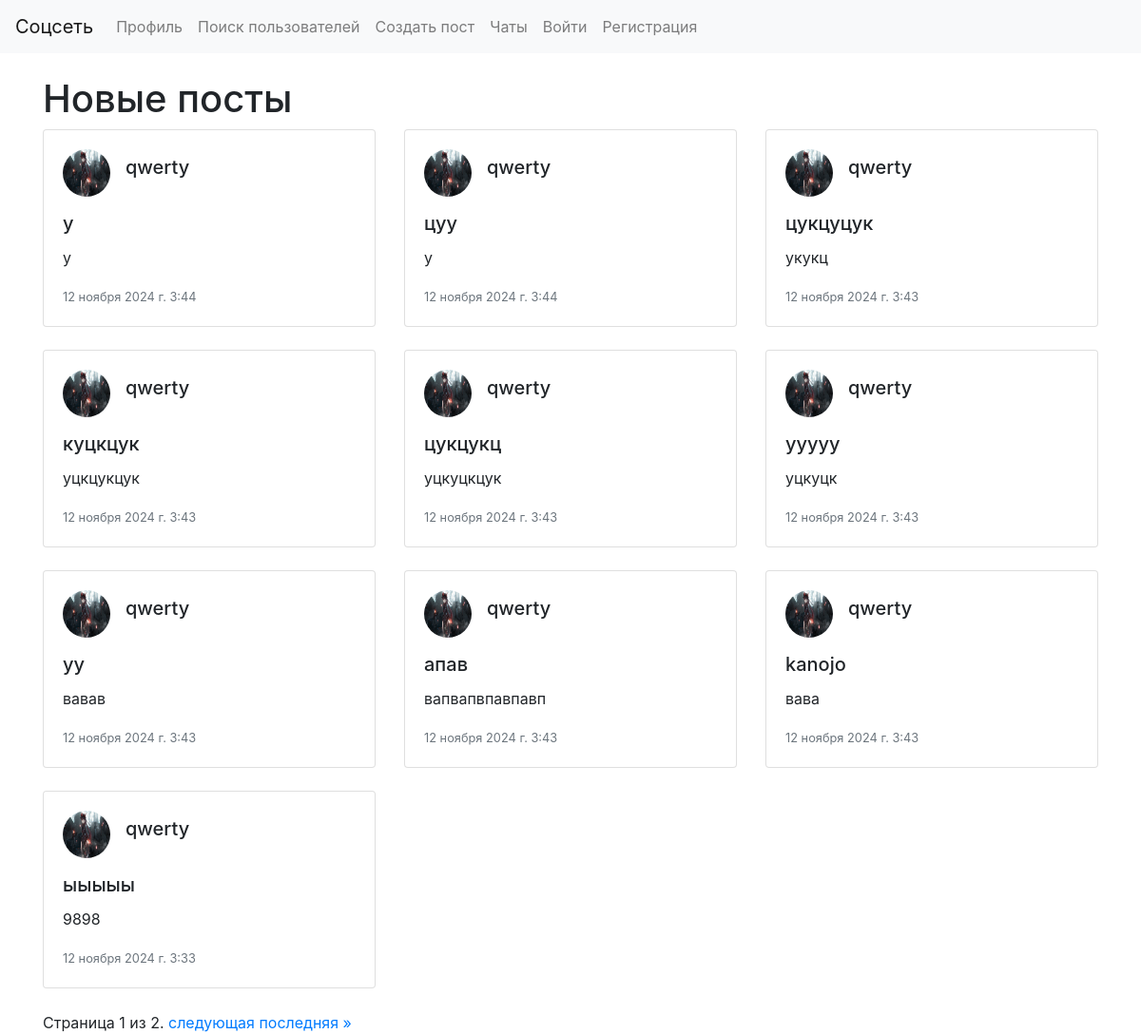
The page / on the database its author committed.
### main/models.py (models this page shows, shortened)
class Post(models.Model):
    author = models.ForeignKey(UserProfile, on_delete=models.CASCADE)
    title = models.CharField(max_length=255)
    content = models.TextField()
    image = models.ImageField(upload_to='post_images/', blank=True, null=True)
    created_at = models.DateTimeField(auto_now_add=True)

class UserProfile(models.Model):
    user = models.OneToOneField(User, on_delete=models.CASCADE)
    last_name = models.CharField(max_length=100)
    first_name = models.CharField(max_length=100)
    middle_name = models.CharField(max_length=100, blank=True, null=True)  # Отчество может быть не указано
    birth_date = models.DateField()
    city = models.CharField(max_length=100, choices=CITIES)
    avatar = models.ImageField(upload_to='avatars/', blank=True, null=True)
    additional_images = models.ManyToManyField('UserImage', blank=True)

### main/views.py (the view)
# urls.py: path('', views.home_view, name='home'),
def home_view(request):
    posts = Post.objects.all().order_by('-created_at')  # Получаем все посты, отсортированные по дате создания (сначала новые)
    paginator = Paginator(posts, 10)  # Показывать 10 постов на странице
    page_number = request.GET.get('page')  # Получаем номер страницы из GET-параметра
    page_obj = paginator.get_page(page_number)  # Получаем объект страницы
    return render(request, 'socials/home.html', {'page_obj': page_obj})  # Рендерим шаблон с постами

### main/templates/socials/home.html (shortened to what this page needs)
{% extends 'socials/base.html' %}
{% block content %}
<h1>Новые посты</h1>
<div class="row">
    {% for post in page_obj %}
        <div class="col-md-4 mb-4">
            <div class="card">
                <div class="card-body">
                    <div class="d-flex align-items-center mb-3">
                        <img src="{{ post.author.avatar.url }}" alt="{{ post.author.user.username }}" class="rounded-circle" width="50" height="50">
                        <h5 class="card-title ml-3">{{ post.author.user.username }}</h5>
                    </div>
                    <h5 class="card-title">{{ post.title }}</h5>
                    <p class="card-text">{{ post.content }}</p>
                    <p class="card-text"><small class="text-muted">{{ post.created_at }}</small></p>
                </div>
            </div>
        </div>
    {% endfor %}
</div>
<div class="pagination">
    <span class="step-links">
        <span class="current">
            Страница {{ page_obj.number }} из {{ page_obj.paginator.num_pages }}.
        </span>
        {% if page_obj.has_next %}
            <a href="?page={{ page_obj.next_page_number }}">следующая</a>
            <a href="?page={{ page_obj.paginator.num_pages }}">последняя &raquo;</a>
        {% endif %}
    </span>
</div>
{% endblock %}

### rows shown on the page
Post: author.avatar (picture), author.user.username "qwerty", title "у", content "у", created_at "12 ноября 2024 г. 3:44"
Post: author.avatar (picture), author.user.username "qwerty", title "цуу", content "у", created_at "12 ноября 2024 г. 3:44"
Post: author.avatar (picture), author.user.username "qwerty", title "цукцуцук", content "укукц", created_at "12 ноября 2024 г. 3:43"
Post: author.avatar (picture), author.user.username "qwerty", title "куцкцук", content "уцкцукцук", created_at "12 ноября 2024 г. 3:43"
Post: author.avatar (picture), author.user.username "qwerty", title "цукцукц", content "уцкуцкцук", created_at "12 ноября 2024 г. 3:43"
Post: author.avatar (picture), author.user.username "qwerty", title "ууууу", content "уцкуцк", created_at "12 ноября 2024 г. 3:43"
Post: author.avatar (picture), author.user.username "qwerty", title "уу", content "вавав", created_at "12 ноября 2024 г. 3:43"
Post: author.avatar (picture), author.user.username "qwerty", title "апав", content "вапвапвпавпавп", created_at "12 ноября 2024 г. 3:43"
Post: author.avatar (picture), author.user.username "qwerty", title "kanojo", content "вава", created_at "12 ноября 2024 г. 3:43"
Post: author.avatar (picture), author.user.username "qwerty", title "ыыыыы", content "9898", created_at "12 ноября 2024 г. 3:33"

### other values the page prints
{{ page_obj.number }} "1"
{{ page_obj.paginator.num_pages }} "2"
